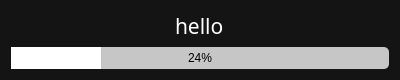
<?xml version="1.0" encoding="UTF-8"?>
<ui version="4.0">
 <class>progress_widget</class>
 <widget class="QWidget" name="progress_widget">
  <property name="geometry">
   <rect>
    <x>0</x>
    <y>0</y>
    <width>400</width>
    <height>80</height>
   </rect>
  </property>
  <property name="maximumSize">
   <size>
    <width>16777215</width>
    <height>80</height>
   </size>
  </property>
  <property name="windowTitle">
   <string>Form</string>
  </property>
  <property name="styleSheet">
   <string notr="true">#progress_widget {
   background-color: rgb(20, 20, 20);
}

QLabel {
    color: rgb(255, 255, 255);
}

QProgressBar {
	background-color: rgb(198, 198, 198);
	color: rgb(0, 0, 0);
	text-align: center;

    border-radius: 5px;
}

QProgressBar::chunk {
     background-color: rgb(255, 255, 255);
}</string>
  </property>
  <layout class="QVBoxLayout" name="verticalLayout">
   <item alignment="Qt::AlignHCenter">
    <widget class="QLabel" name="progres_label">
     <property name="font">
      <font>
       <family>Calibri Light</family>
       <pointsize>16</pointsize>
      </font>
     </property>
     <property name="text">
      <string>hello</string>
     </property>
    </widget>
   </item>
   <item>
    <widget class="QProgressBar" name="progress_bar">
     <property name="value">
      <number>24</number>
     </property>
    </widget>
   </item>
  </layout>
 </widget>
 <resources/>
 <connections/>
</ui>
